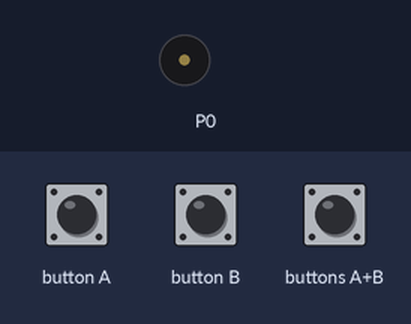
The program below on a simulated BBC micro:bit running MicroPython. On the bench: buzzer (waves = sounding). The inputs (shaded band) are chosen by the test bench.

Above: at 1.2 s.
1.3 s: buttons A+B pressed for 0.15 s
At 8.7 s:
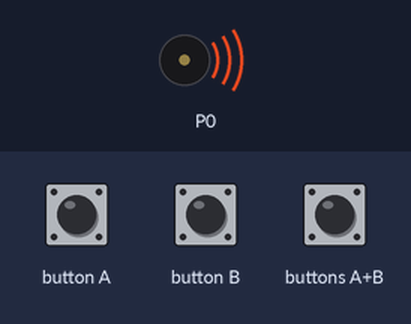
Timing chart, 0 to 10.3 s (numbered marks = the images above; inputs shaded):
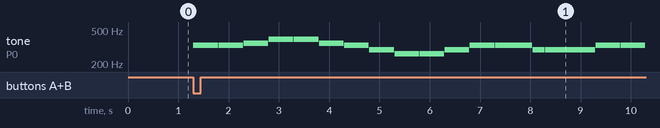

Measured:
- after the input at 1.3 s, tone on P0: plays 330 Hz for 0.49 s, 330 Hz for 0.49 s, 349 Hz for 0.49 s, 392 Hz for 0.49 s, 392 Hz for 0.49 s, 349 Hz for 0.49 s … (17 notes in this stretch), starting at once

The program:

music4.py
```python
# do stuff with music - Justine Lee - 22/2/22

from microbit import *

# need this library to play music
import music

while True:
    # play built-in melody if A+B pressed
    if button_a.is_pressed() and button_b.is_pressed():
        music.play(music.ODE)


    # else if button a pressed, set volume to 50
    elif button_a.is_pressed():
        set_volume(50)

    # else if button b pressed, set volume to 200
    elif button_b.is_pressed():
        set_volume(200)
```
